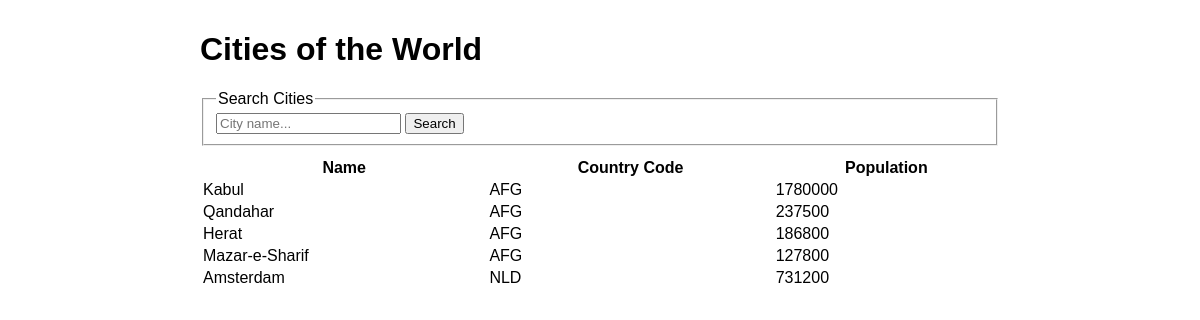
The page / on the database its author committed.
### tables this page shows
CREATE TABLE `cities` (
  `id` int(11) NOT NULL auto_increment,
  `name` char(35) NOT NULL default '',
  `country_code` char(3) NOT NULL default '',
  `district` char(20) NOT NULL default '',
  `population` int(11) NOT NULL default '0',
  PRIMARY KEY  (`id`)
);

### index.php (the view, shortened to what this page needs)
<?php
$query = '';
$db = new PDO('mysql:host=localhost;dbname=world', 'desmond', 'qIYlszWWsWE2eGqN');
$stmt = $db->prepare('SELECT * FROM cities WHERE name LIKE ? LIMIT 5');
$stmt->execute(array($query . '%'));
$rows = $stmt->fetchAll();
?>
<!doctype html>
<html lang="en">
<head>
</head>
<body>
    <h1>Cities of the World</h1>
    <form action="index.php" method="post">
        <fieldset>
            <legend>Search Cities</legend>
            <input type="text" name="query" value="<?= $query ?>" placeholder="City name...">
            <input type="submit" value="Search">
        </fieldset>
    </form>
    <table>
        <tr>
            <th>Name</th>
            <th>Country Code</th>
            <th>Population</th>
        </tr>
        <?php foreach ($rows as $row) { ?>
        <tr>
            <td><?= $row['name'] ?></td>
            <td><?= $row['country_code'] ?></td>
            <td><?= $row['population'] ?></td>
        </tr>
        <?php } ?>
    </table>
</body>
</html>

### index.php (style rules this page uses)
body { margin: 10px auto; max-width: 50em; font-family: Arial, sans-serif; display: flex; flex-flow: column nowrap; justify-content: start; align-items: stretch; }
fieldset { margin-bottom: 10px; }

### rows shown on the page
cities: name "Kabul", country_code "AFG", population "1780000"
cities: name "Qandahar", country_code "AFG", population "237500"
cities: name "Herat", country_code "AFG", population "186800"
cities: name "Mazar-e-Sharif", country_code "AFG", population "127800"
cities: name "Amsterdam", country_code "NLD", population "731200"
